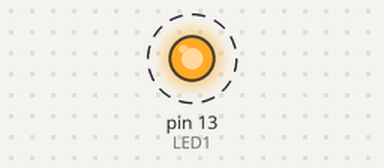
Bench run of a sketch on a simulated Arduino Uno, built with avr-gcc and run on an emulated ATmega328P. Shown: output pins drawn as LEDs (lit = HIGH). Dashed ring = blinking.

Above: at 0.5 s.
Timing chart, 0 to 4.6 s (numbered marks = the images above):
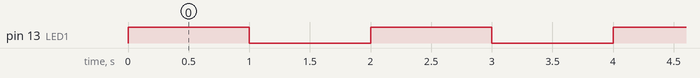

The sketch:

class3_blink2.ino
```cpp
unsigned long LED1_tmr; // LED1_tmr is incremented every 100ms = 0.1s (also 10 x 100ms = 1s)
//<---- Define new timer here

const int LED1 = 13;
// local functions
void timers(void);
void flash_led1(void);

void setup()
{
    pinMode(LED1, OUTPUT);
    Serial.begin(9600);
}
void loop()
{
    timers();
	flash_led1();
}
void flash_led1()
{
	if(LED1_tmr<10)			//first 10 (10 times 100 ms = 1s)
		digitalWrite(LED1,HIGH);
	else if(LED1_tmr < 20)
		digitalWrite(LED1,LOW);
	else
		LED1_tmr = 0;	//When does the timer get cleared?
}

void flash_led1_alternate_solution()
{
	static bool led_status = 0;
	if(LED1_tmr>=10)
	{
		LED1_tmr = 0;
		led_status = !led_status;
		digitalWrite(LED1,led_status);
		Serial.println("Changing...");
	}
}

void timers(void)
{
	static unsigned long millis_old = 0;// track the # ms the mcu has been running
	static unsigned interval = 100; 	// meaning every 100ms

    if(millis() >= millis_old + interval)
	{//it falls into this section once every 100s
		millis_old = millis_old + interval;
		LED1_tmr++;
		//<---- Add new timer here
	}
	if(millis_old > millis())
	{ //if you run for a very long time, correct overflow
		millis_old = millis();
	}
}
```

Measured:
- by itself, pin 13 (LED1): alternates HIGH for 1.0 s and LOW for 1.0 s
